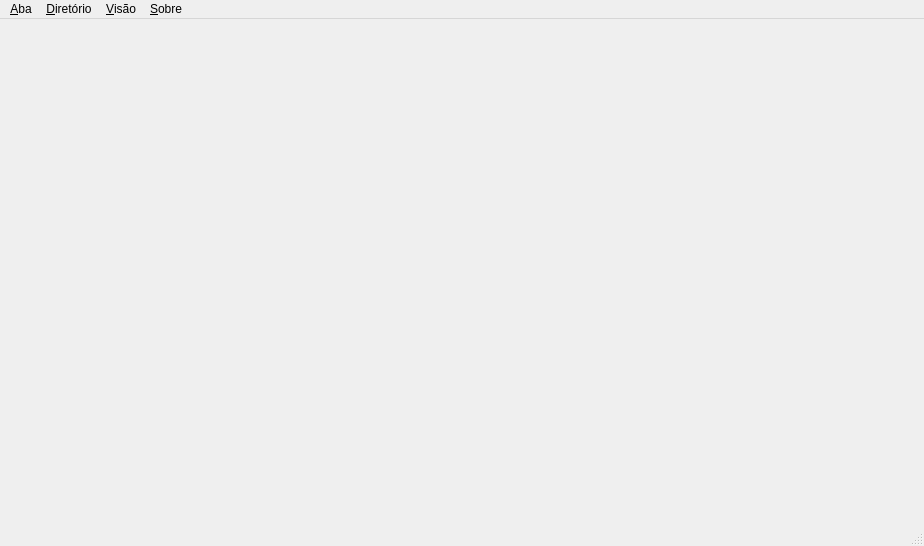
<?xml version="1.0" encoding="UTF-8"?>
<ui version="4.0">
 <class>FrmPrincipal</class>
 <widget class="QMainWindow" name="FrmPrincipal">
  <property name="geometry">
   <rect>
    <x>0</x>
    <y>0</y>
    <width>924</width>
    <height>546</height>
   </rect>
  </property>
  <property name="windowTitle">
   <string>HFSGuardaDiretorio 2.0 - Catalogador de Diretórios</string>
  </property>
  <widget class="QWidget" name="centralWidget"/>
  <widget class="QMenuBar" name="menuBar">
   <property name="geometry">
    <rect>
     <x>0</x>
     <y>0</y>
     <width>924</width>
     <height>21</height>
    </rect>
   </property>
   <widget class="QMenu" name="menu_Aba">
    <property name="title">
     <string>&amp;Aba</string>
    </property>
    <addaction name="actionIncluirNovaAba"/>
    <addaction name="actionAlterarNomeAbaAtiva"/>
    <addaction name="actionExcluirAbaAtiva"/>
   </widget>
   <widget class="QMenu" name="menu_Diretorio">
    <property name="title">
     <string>&amp;Diretório</string>
    </property>
    <widget class="QMenu" name="menuExportar_Diretorios_da_Aba_Ativa">
     <property name="title">
      <string>Exportar Diretórios da Aba Ativa</string>
     </property>
     <addaction name="actionTXT"/>
     <addaction name="actionCSV"/>
     <addaction name="actionHTML"/>
     <addaction name="actionXML"/>
     <addaction name="actionSQL"/>
    </widget>
    <addaction name="actionImportarDiretorio"/>
    <addaction name="actionImportarSubDiretorios"/>
    <addaction name="actionCompararDiretorios"/>
    <addaction name="actionCadastrarExtensaoArquivo"/>
    <addaction name="separator"/>
    <addaction name="actionExpandirDiretorios"/>
    <addaction name="actionColapsarDiretorios"/>
    <addaction name="menuExportar_Diretorios_da_Aba_Ativa"/>
    <addaction name="actionImportarDiretoriosViaXML"/>
    <addaction name="actionGravarLogImportacao"/>
   </widget>
   <widget class="QMenu" name="menu_Visao">
    <property name="title">
     <string>&amp;Visão</string>
    </property>
    <addaction name="actionMostrarOcultarArvoreDirAbaAtiva"/>
    <addaction name="actionMostrarOcultarListaItensPesquisados"/>
   </widget>
   <widget class="QMenu" name="menu_Sobre">
    <property name="title">
     <string>&amp;Sobre</string>
    </property>
    <addaction name="actionSobreCatalogador"/>
   </widget>
   <addaction name="menu_Aba"/>
   <addaction name="menu_Diretorio"/>
   <addaction name="menu_Visao"/>
   <addaction name="menu_Sobre"/>
  </widget>
  <widget class="QStatusBar" name="statusBar"/>
  <action name="actionIncluirNovaAba">
   <property name="text">
    <string>Incluir Nova Aba</string>
   </property>
  </action>
  <action name="actionAlterarNomeAbaAtiva">
   <property name="text">
    <string>Alterar Nome da Aba Ativa</string>
   </property>
  </action>
  <action name="actionExcluirAbaAtiva">
   <property name="text">
    <string>Excluir Aba Ativa</string>
   </property>
  </action>
  <action name="actionImportarDiretorio">
   <property name="text">
    <string>Importar Diretório</string>
   </property>
  </action>
  <action name="actionImportarSubDiretorios">
   <property name="text">
    <string>Importar SubDiretórios</string>
   </property>
  </action>
  <action name="actionCompararDiretorios">
   <property name="text">
    <string>Comparar Diretórios</string>
   </property>
  </action>
  <action name="actionCadastrarExtensaoArquivo">
   <property name="text">
    <string>Cadastrar Extensão de Arquivo</string>
   </property>
  </action>
  <action name="actionExpandirDiretorios">
   <property name="text">
    <string>Expandir Diretórios</string>
   </property>
  </action>
  <action name="actionColapsarDiretorios">
   <property name="text">
    <string>Colapsar Diretórios</string>
   </property>
  </action>
  <action name="actionTXT">
   <property name="text">
    <string>TXT</string>
   </property>
  </action>
  <action name="actionCSV">
   <property name="text">
    <string>CSV</string>
   </property>
  </action>
  <action name="actionHTML">
   <property name="text">
    <string>HTML</string>
   </property>
  </action>
  <action name="actionXML">
   <property name="text">
    <string>XML</string>
   </property>
  </action>
  <action name="actionSQL">
   <property name="text">
    <string>SQL</string>
   </property>
  </action>
  <action name="actionImportarDiretoriosViaXML">
   <property name="text">
    <string>Importar Diretórios via XML</string>
   </property>
  </action>
  <action name="actionGravarLogImportacao">
   <property name="checkable">
    <bool>true</bool>
   </property>
   <property name="text">
    <string>Gravar Log da Importação</string>
   </property>
  </action>
  <action name="actionMostrarOcultarArvoreDirAbaAtiva">
   <property name="text">
    <string>Mostrar/Ocultar árvore de diretórios da Aba Ativa</string>
   </property>
  </action>
  <action name="actionMostrarOcultarListaItensPesquisados">
   <property name="text">
    <string>Mostrar/Ocultar lista de itens pesquisados</string>
   </property>
  </action>
  <action name="actionSobreCatalogador">
   <property name="text">
    <string>Sobre o Catalogador</string>
   </property>
  </action>
 </widget>
 <layoutdefault spacing="6" margin="11"/>
 <resources/>
 <connections/>
</ui>
